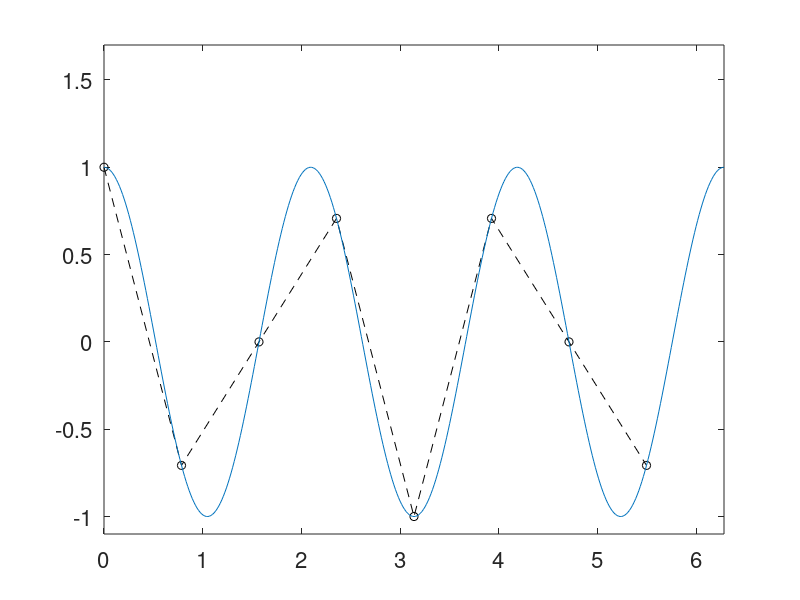

Write MATLAB code to recreate this figure. (Note: this script raises an error after producing the figure.)
% two cells to check (anti)aliasing (Fig.4 in [U09MCS])
n=8; dx=2*pi/n; x=0:dx:2*pi-dx; xfine=0:dx/50:2*pi;
u=cos(3*x); clf;plot(x,u,'--ko',xfine,cos(3*xfine));
axis([0 2*pi -1.1 1.7]);set(gca,'FontSize',16)
h=legend('u (discrete)','cos(3x)',2);set(h,'Interpreter','none')
%%
uh=fft(u);up=ifft(aap(uh,uh)); 
clf;set(gca,'FontSize',16)
plot(x,u.*u,'--ko',x,up,'--ks'); hold on; plot(xfine,0.5+0.5*cos(6*xfine));
axis([0 2*pi -0.1 1.5]);
h=legend('u^2 (discrete)', 'u^2 (anti-alias)','0.5*(1+cos(6x))',2);
set(h,'Interpreter','none')
axis([0 2*pi -0.1 1.5]);


